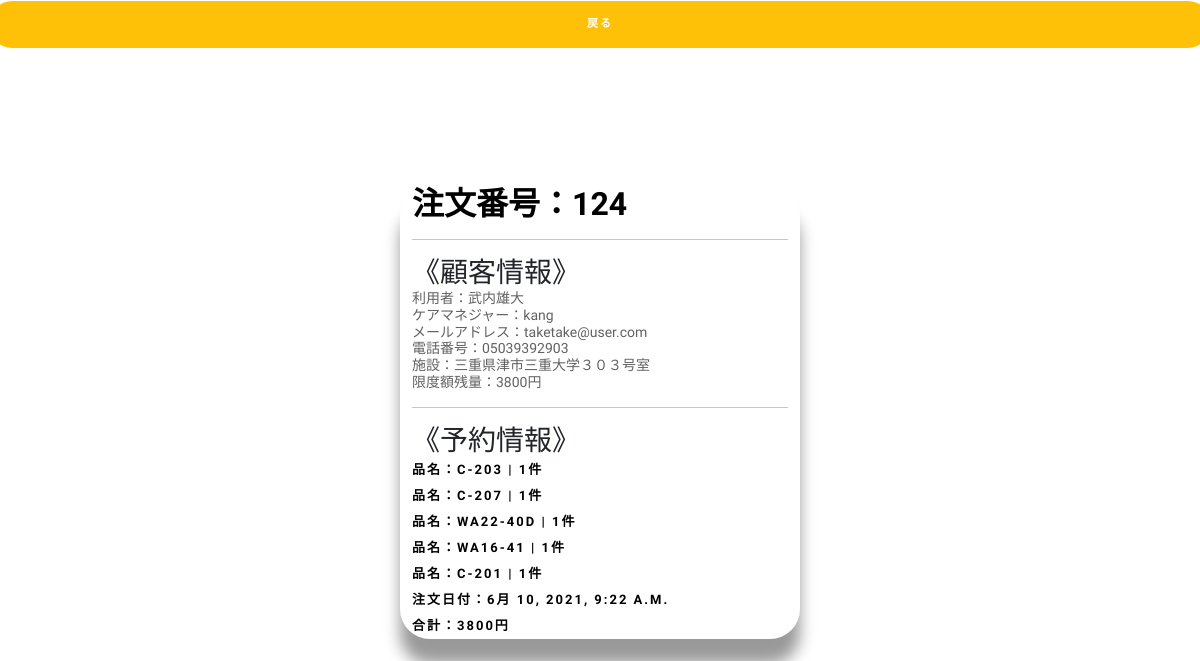
Screenshot of /dashboard/124/ (signed in) with the database file from the repository.
### customer/models.py (models this page shows, shortened)
class OrderModel(models.Model):
    user = models.ForeignKey(User, on_delete=models.CASCADE)
    created_on = models.DateTimeField(auto_now_add=True)
    items = models.ManyToManyField(
        'OrderItem')
    license = models.CharField(max_length=100, blank=True)
    name = models.CharField(max_length=50, blank=True)
    email = models.CharField(max_length=50, blank=True)
    facility = models.CharField(max_length=50, blank=True)
    phone = models.CharField(max_length=50, blank=True)
    price = models.IntegerField(blank=True, null=True)
    status = models.IntegerField(default=2)
    description = models.CharField(max_length=100, blank=True)
    permitter = models.ForeignKey(User, related_name='permitter', on_delete=models.CASCADE, blank=True, null=True)
    permit_day = models.DateTimeField(blank=True, null=True)
    handler = models.ForeignKey(User, related_name="handler", on_delete=models.CASCADE, blank=True, null=True)
    location_selecter = models.IntegerField(blank=True)
    limit = models.IntegerField(default=0)
    start_date = models.DateTimeField()
    end_date = models.DateTimeField()

class OrderItem(models.Model):
    user = models.ForeignKey(User, on_delete=models.CASCADE)
    items = models.ForeignKey(
        'MenuItem', on_delete=models.CASCADE, blank=True, null=True)
    quantity = models.IntegerField(default=1)
    ordered = models.BooleanField(default=False)
    def __str__(self):
        return f'{self.items} | {self.quantity}件'

class MenuItem(models.Model):
    name = models.CharField(max_length=100)
    description = models.TextField()
    image = models.ImageField(upload_to='menu_images/', blank=True)
    price = models.IntegerField()
    category = models.ForeignKey('Category', on_delete=models.CASCADE)
    quantity = models.IntegerField(default=0)
    video_url = models.CharField(max_length=100, blank=True)
    def __str__(self):
        return self.name

### dashboard/views.py (the view, shortened to what this page needs)
# urls.py: path('<int:pk>/', OrderDetailView.as_view(), name='order-detail'),
class OrderDetailView(LoginRequiredMixin, UserPassesTestMixin, View):
    def get(self, request, pk, *args, **kwargs):
        order = OrderModel.objects.get(pk=pk)
        context = {
            'order': order
        }
        return render(request, 'dashboard/order-detail.html', context)
    def test_func(self):
        return self.request.user.groups.filter(name='staff').exists()

### dashboard/templates/dashboard/order-detail.html (shortened to what this page needs)
{% extends 'dashboard/base.html' %}
{% block content %}
<div class="row text-center">
    <a class="btn btn-warning" href="{{request.META.HTTP_REFERER}}">戻る</a>
</div>
<div class="container">
    <div class="row justify-content-center">
        <div class="front">
            <h2>注文番号：{{order.pk}}</h2>
            <hr>
            <h3>《顧客情報》</h3>
            <h5>利用者：{{ order.name }}</h5>
            <h5>ケアマネジャー：{{ order.user }}</h5>
            <h5>メールアドレス：{{ order.email }}</h5>
            <h5>電話番号：{{ order.phone }}</h5>
            <h5>施設：{{ order.facility }}</h5>
            <h5 {% if order.limit < 0 %} class="text-danger" {% endif %}>限度額残量：{{ order.limit }}円</h5>
            <hr>
            <h3>《予約情報》</h3>
            {% for item in order.items.all %}
            <h4>品名：{{ item }}</h4>
            {% endfor %}
            <h4>注文日付：{{ order.created_on }}</h4>
            <h4>合計：{{ order.price }}円</h4>
        </div>
    </div>
    <div class="content text-center">
    <br><br><br>
        {% if order.status == 0 %}
            <p class="alert alert-primary"><i style="color:green;" class="fa fa-check"></i><span class="pl-2">承認</span></p>
            <div class="card">
                <h4 class="border">《承認内容》</h4>
                <span class="badge bg-primary mx-auto mt-3" style="font-size: 1.2em;">担当者：{{ order.handler.first }}</span>
                <span class="badge bg-danger mx-auto mt-3" style="font-size: 1.2em;">承認日付：{{ order.permit_day }}</span>
                <span class="badge rounded-pill bg-secondary mx-auto mt-3" style="font-size: 1em;">承認者：{{ order.permitter }}</span>
            </div>
        {% elif order.status == 1 %}
            <p class="alert alert-danger"><i style="color:green;" class="fa fa-cog"></i><span class="pl-2">審査待ち</span></p>
        {% endif %}
    </div>
</div>
{% endblock content %}

### static/style.css (style rules this page uses)
body { background-color: #fff; font-family: "Kosugi Maru", sans-serif; }
h1, h2, h3, h4, h5, h6 { margin: 0; }
h2 { color: #000; font-weight: 600; }
h4 { color: #000; font-size: 13px; font-weight: 700; letter-spacing: 2px; text-transform: uppercase; line-height: 2; }
h5 { color: #626262; font-size: 14px; font-weight: 500; }
a { letter-spacing: 2px; text-decoration: none; color: #71c55d; }
p { color: #505050; font-size: 14px; font-weight: 300; letter-spacing: 0.5px; line-height: 2; margin-bottom: 20px; }
span { letter-spacing: 1px; }
.btn { border: 1px solid #fff; border-radius: 50px; color: #fff; font-size: 11px; font-weight: 600; padding: 15px 40px; text-transform: uppercase; transition: all 0.5s ease-in-out 0s; }
.fa { font-size: 13px; }

### dashboard/templates/dashboard/order-detail.html (style rules this page uses)
.container { position: absolute; top: 50%; left: 50%; transform: translate(-50%,-50%) ; width: 400px; height: 430px; border-radius: 30px; transition: .5s; }
.container .front { display: inline-block; width: 100%; height: 100%; border-radius: 30px; transform: perspective(1000px) rotateY(0deg); transition: .5s; box-shadow: 0 25px 15px rgb(0 0 0 / 40%) }
.container .content { position: absolute; top: 0; left: 0; width: 100%; height: 100%; border-radius: 30px; backface-visibility: hidden; transform: perspective(1000px) rotateY(-180deg); background: #fff; transition: .5s; box-shadow: 0 25px 15px rgb(0 0 0 / 50%) }

### rows the page displays
OrderModel: pk "124", name "武内雄大", user "kang", email "taketake@user.com", phone "05039392903", facility "三重県津市三重大学３０３号室", limit "3800", created_on "6月 10, 2021, 9:22 A.M.", price "3800", permit_day "6月 10, 2021, 9:25 a.m."
OrderItem: items+quantity "C-203 | 1件"
OrderItem: items+quantity "C-207 | 1件"
OrderItem: items+quantity "WA22-40D | 1件"
OrderItem: items+quantity "WA16-41 | 1件"
OrderItem: items+quantity "C-201 | 1件"
